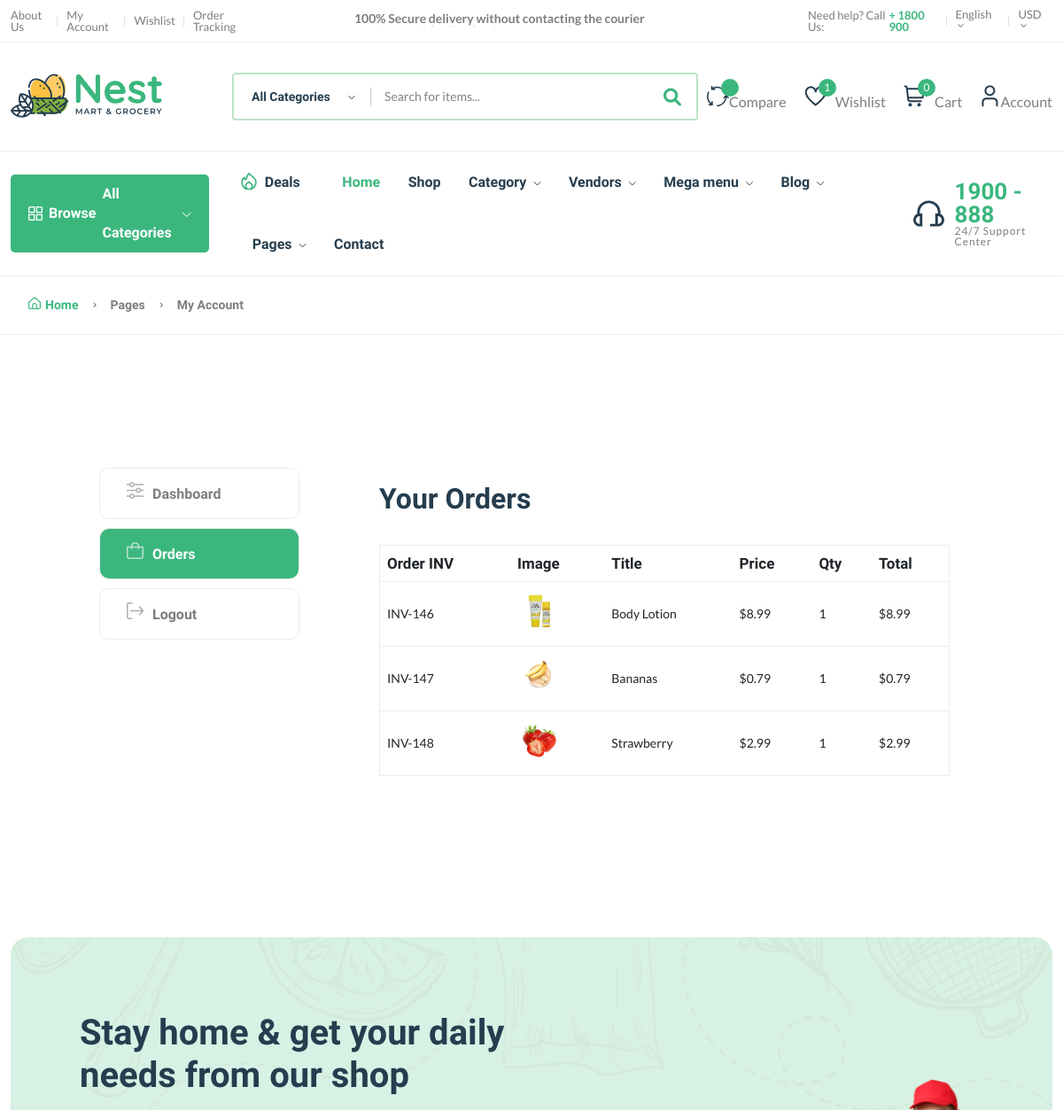
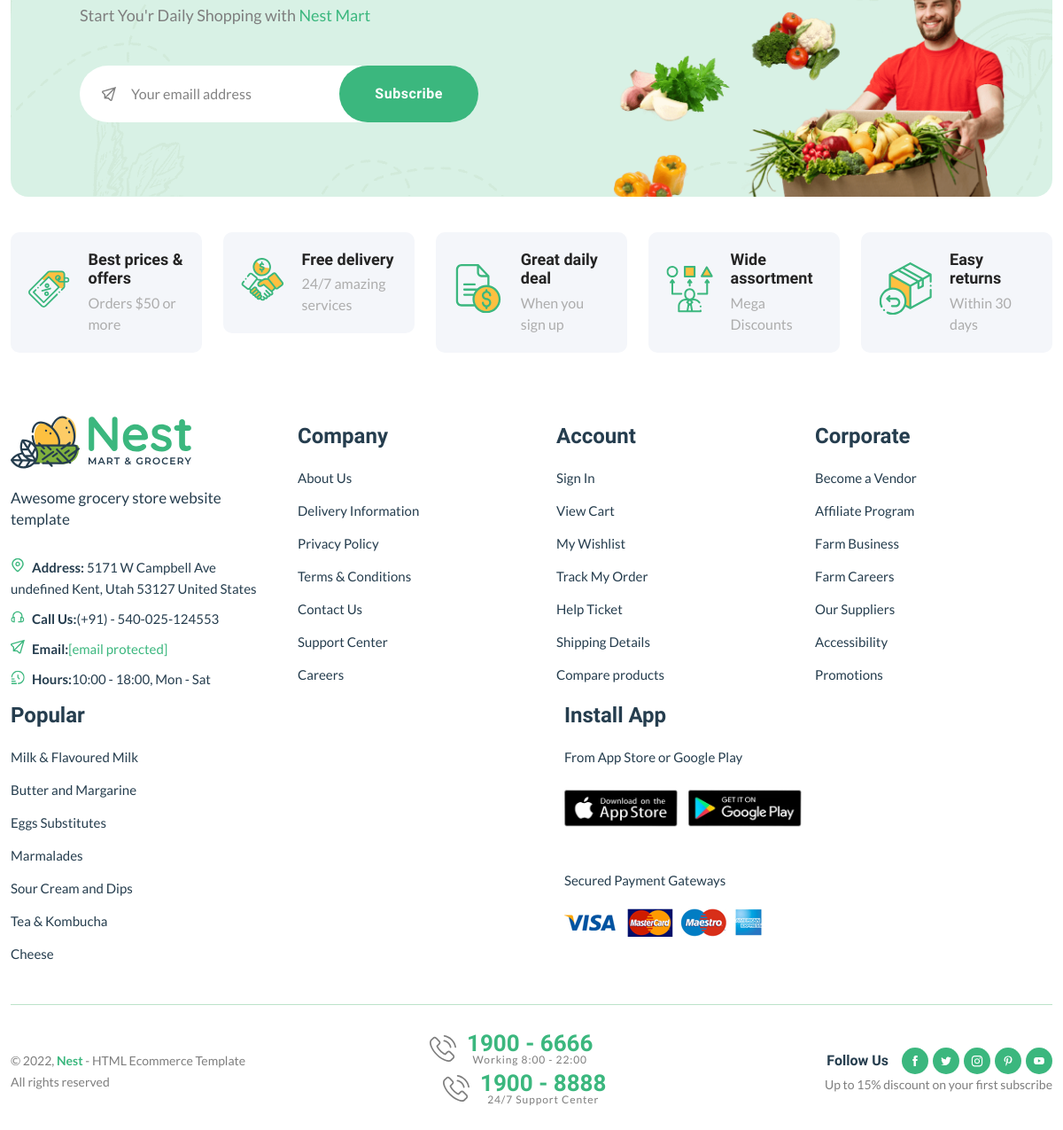
The app's page /dashboard/order/57 (signed in) with its own data (2 pictures, top to bottom).
### core/models.py (models this page shows, shortened)
class CartOrderItems(models.Model):
    order = models.ForeignKey(CartOrder, on_delete = models.CASCADE)
    invoice_no = models.CharField(max_length = 200)
    product_status = models.CharField(max_length = 200)
    item = models.CharField(max_length = 200)
    image = models.CharField(max_length = 200)
    qty = models.IntegerField(default=0)
    price = models.DecimalField(max_digits=9999999999999, decimal_places = 2, default = "1.99")
    total = models.DecimalField(max_digits=9999999999999, decimal_places = 2, default = "1.99")
    class Meta:
        verbose_name_plural = "Cart Order Items"

### core/views.py (the view)
# urls.py: path("dashboard/order/<int:id>", order_detail, name = "order-detail"),
@login_required
def order_detail(request, id):
    order = CartOrder.objects.get(user=request.user, id=id)
    order_items = CartOrderItems.objects.filter(order=order)
    context = {
        "order_items": order_items,
    }
    return render(request, "core/order-detail.html", context)

### core/context_processor.py (called while the page is built)
def default(request):
    categories = Category.objects.all()
    vendors = Vendor.objects.all()
    min_max_price = Product.objects.aggregate(Min("price"), Max("price"))
    try:
        wish_count = wishlist.objects.filter(user=request.user)
    except:
        messages.warning(request, "You need to be logged in to access your wishlist!!")
        wish_count = 0
    try:
        address = Address.objects.get(user=request.user)
    except:
        address = None
    return {
        'categories': categories,
        'address': address,
        'vendors': vendors,
        'min_max_price': min_max_price,
        'wish_count': wish_count,
    }

### userauths/models.py (called while the page is built)
    def __str__(self):
        return self.username

### templates/core/order-detail.html (shortened to what this page needs)
{% extends 'partials/base.html' %}
{% block content %}
{% load static %}
    <main class="main pages">
        <div class="page-header breadcrumb-wrap">
            <div class="container">
                <div class="breadcrumb">
                    <a href="index.html" rel="nofollow"><i class="fi-rs-home mr-5"></i>Home</a>
                    <span></span> Pages <span></span> My Account
                </div>
            </div>
        </div>
        <div class="page-content pt-150 pb-150">
            <div class="container">
                <div class="row">
                    <div class="col-lg-10 m-auto">
                        <div class="row">
                            <div class="col-md-3">
                                <div class="dashboard-menu">
                                    <ul class="nav flex-column" role="tablist">
                                        <li class="nav-item">
                                            <a class="nav-link" id="dashboard-tab" href="{% url 'core:dashboard' %}"><i class="fi-rs-settings-sliders mr-10"></i>Dashboard</a>
                                        </li>
                                        <li class="nav-item">
                                            <a class="nav-link active" id="orders-tab" data-bs-toggle="tab" href="#orders" role="tab" aria-controls="orders" aria-selected="false"><i class="fi-rs-shopping-bag mr-10"></i>Orders</a>
                                        </li>
                                        <li class="nav-item">
                                            <a class="nav-link" href="{% url 'userauths:sign-out' %}"><i class="fi-rs-sign-out mr-10"></i>Logout</a>
                                        </li>
                                    </ul>
                                </div>
                            </div>
                            <div class="col-md-9">
                                <div class="tab-content account dashboard-content pl-50">
                                    <div class="tab-pane fade active show" id="orders" role="tabpanel" aria-labelledby="orders-tab">
                                        <div class="card">
                                            <div class="card-header">
                                                <h3 class="mb-0">Your Orders</h3>
                                            </div>
                                            <div class="card-body">
                                                <div class="table-responsive">
                                                    <table class="table">
                                                        <thead>
                                                            <tr>
                                                                <th>Order INV</th>
                                                                <th>Image</th>
                                                                <th>Title</th>
                                                                <th>Price</th>
                                                                <th>Qty</th>
                                                                <th>Total</th>
                                                            </tr>
                                                        </thead>
                                                        <tbody>
                                                            {% for ord in order_items %}
                                                            <tr>
                                                                <td>INV-{{ord.id}}</td>
                                                                <td>
                                                                    <p>
                                                                        <img src="{{ord.image}}" style="width:50px; height:50 px; object-fit: cover;" alt="">
                                                                    </p>
                                                                </td>
                                                                <td>{{ord.item}}</td>
                                                                <td>${{ord.price}}</td>
                                                                <td>{{ord.qty}}</td>
                                                                <td>${{ord.total}}</td>
                                                            </tr>
                                                            {% endfor %}
                                                        </tbody>
                                                    </table>
                                                </div>
                                            </div>
                                        </div>
                                    </div>
                                </div>
                            </div>
                        </div>
                    </div>
                </div>
            </div>
        </div>
    </main>
{% endblock content %}

### records on screen
CartOrderItems: id "146", image (picture), item "Body Lotion", price "8.99", qty "1", total "8.99"
CartOrderItems: id "147", image (picture), item "Bananas", price "0.79", qty "1", total "0.79"
CartOrderItems: id "148", image (picture), item "Strawberry", price "2.99", qty "1", total "2.99"

### other values on screen
{{ wish_count.count }} "1"
{{ request.session.cart_data_obj|length }} "0"
